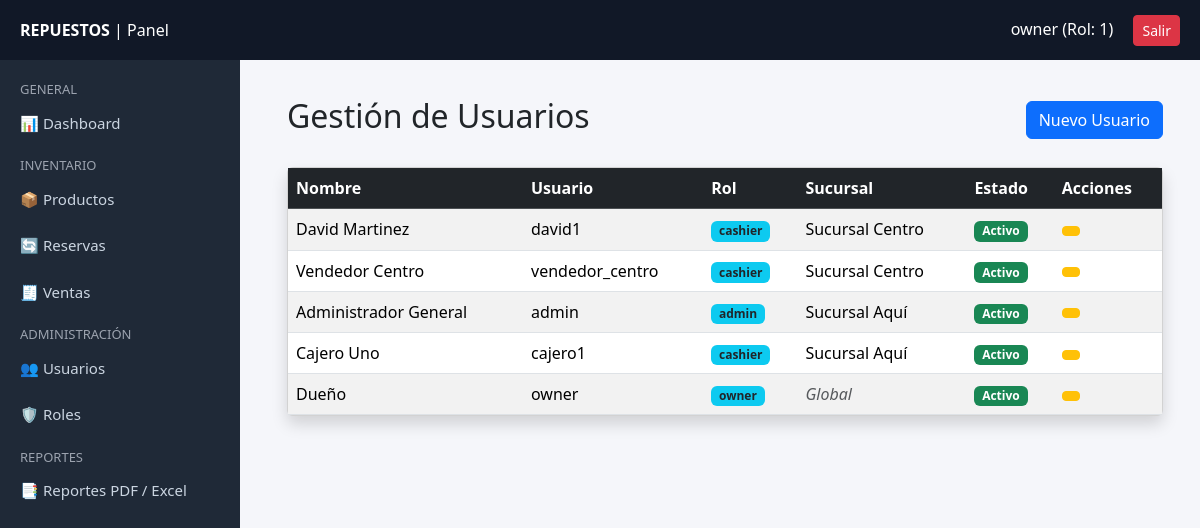
Page /public/usuarios (signed in) on the committed database.
### tables this page shows
CREATE TABLE `users` (
  `id` int(11) NOT NULL,
  `username` varchar(80) NOT NULL,
  `password_hash` varchar(255) NOT NULL,
  `full_name` varchar(150) DEFAULT NULL,
  `email` varchar(150) DEFAULT NULL,
  `role_id` int(11) NOT NULL DEFAULT 3,
  `branch_id` int(11) DEFAULT NULL,
  `is_active` tinyint(1) DEFAULT 1,
  `created_at` timestamp NOT NULL DEFAULT current_timestamp(),
  `last_login` timestamp NULL DEFAULT NULL
);

CREATE TABLE `roles` (
  `id` int(11) NOT NULL,
  `name` varchar(50) NOT NULL,
  `description` varchar(255) DEFAULT NULL,
  `created_at` timestamp NOT NULL DEFAULT current_timestamp()
);

CREATE TABLE `branches` (
  `id` int(11) NOT NULL,
  `code` varchar(20) NOT NULL,
  `name` varchar(100) NOT NULL,
  `address` varchar(255) DEFAULT NULL,
  `phone` varchar(50) DEFAULT NULL,
  `is_active` tinyint(1) DEFAULT 1,
  `created_at` timestamp NOT NULL DEFAULT current_timestamp(),
  `updated_at` timestamp NULL DEFAULT NULL ON UPDATE current_timestamp()
);

### app/controllers/UserController.php (called while the page is built, shortened)
<?php
require_once __DIR__ . '/../models/User.php';
class UserController {
    public function index() {
        $model = new User();
        $users = $model->all();
        include __DIR__ . '/../../views/users/index.php';
        include __DIR__ . '/../../views/layouts/app.php';
    }
}

### app/models/User.php (called while the page is built, shortened)
<?php
require_once __DIR__ . '/../config/database.php';
class User {
    private $conn;
    public function __construct() {
        $db = new Database();
        $this->conn = $db->connect();
    }
    public function all() {
        $sql = "SELECT u.*, r.name as role_name, b.name as branch_name
                FROM users u
                LEFT JOIN roles r ON u.role_id = r.id
                LEFT JOIN branches b ON u.branch_id = b.id
                ORDER BY u.id DESC";
        $stmt = $this->conn->prepare($sql);
        $stmt->execute();
        return $stmt->fetchAll(PDO::FETCH_ASSOC);
    }
}

### app/config/database.php (called while the page is built, shortened)
<?php
class Database {
    private $host = "localhost";
    private $dbname = "repuestos_db";
    private $username = "root";
    private $password = "";
    public function connect() {
        try {
            $this->conn = new PDO(
                "mysql:host={$this->host};dbname={$this->dbname};charset=utf8",
                $this->username,
                $this->password
            );
            $this->conn->setAttribute(PDO::ATTR_ERRMODE, PDO::ERRMODE_EXCEPTION);
            return $this->conn;
        } catch (PDOException $e) {
            die("❌ Error de conexión: " . $e->getMessage());
        }
    }
}

### views/users/index.php (the view, shortened to what this page needs)
<br></br>
<div class="container mt-4">
    <div class="d-flex justify-content-between align-items-center mb-4">
        <h2>Gestión de Usuarios</h2>
        <a href="/Repuestos/public/usuarios/crear" class="btn btn-primary">
            <i class="bi bi-person-plus"></i> Nuevo Usuario
        </a>
    </div>
    <div class="card shadow">
        <div class="card-body p-0">
            <table class="table table-striped mb-0">
                <thead class="table-dark">
                    <tr>
                        <th>Nombre</th>
                        <th>Usuario</th>
                        <th>Rol</th>
                        <th>Sucursal</th>
                        <th>Estado</th>
                        <th>Acciones</th>
                    </tr>
                </thead>
                <tbody>
                    <?php foreach ($users as $u): ?>
                    <tr>
                        <td><?= htmlspecialchars($u['full_name']) ?></td>
                        <td><?= htmlspecialchars($u['username']) ?></td>
                        <td><span class="badge bg-info text-dark"><?= $u['role_name'] ?></span></td>
                        <td><?= $u['branch_name'] ?: '<em class="text-muted">Global</em>' ?></td>
                        <td>
                            <?php if ($u['is_active']): ?>
                                <span class="badge bg-success">Activo</span>
                            <?php else: ?>
                                <span class="badge bg-danger">Inactivo</span>
                            <?php endif; ?>
                        </td>
                        <td>
                            <a href="/Repuestos/public/usuarios/editar?id=<?= $u['id'] ?>" class="btn btn-sm btn-warning">
                            </a>
                        </td>
                    </tr>
                    <?php endforeach; ?>
                </tbody>
            </table>
        </div>
    </div>
</div>

### views/layouts/app.php (style rules this page uses)
body { background: #f5f6fa; }

### rows in the picture
users: full_name "David Martinez", username "david1", role.name "cashier", branch.name "Sucursal Centro", is_active "Activo"
users: full_name "Vendedor Centro", username "vendedor_centro", role.name "cashier", branch.name "Sucursal Centro", is_active "Activo"
users: full_name "Administrador General", username "admin", role.name "admin", branch.name "Sucursal Aquí", is_active "Activo"
users: full_name "Cajero Uno", username "cajero1", role.name "cashier", branch.name "Sucursal Aquí", is_active "Activo"
users: full_name "Dueño", username "owner", role.name "owner", branch_name "Global", is_active "Activo"

### other values in the picture
$_SESSION["username"] "owner"
$_SESSION["role"] "1"
